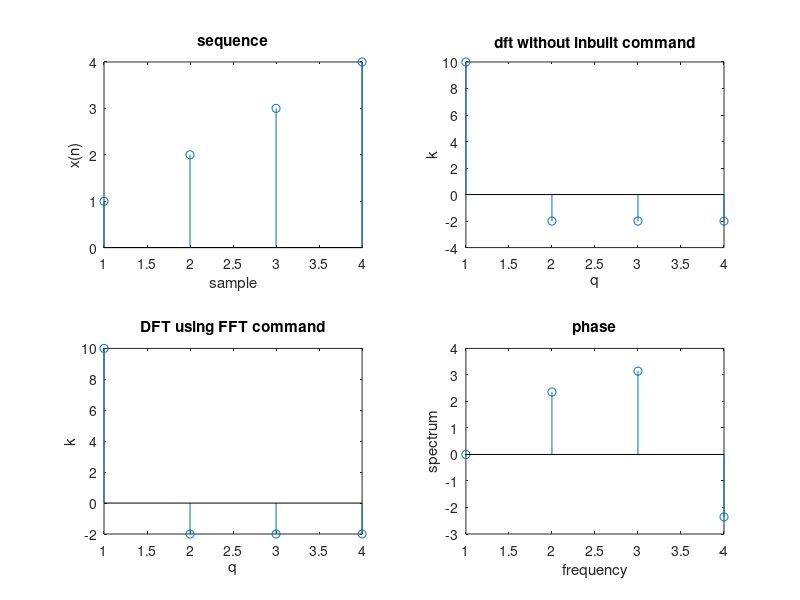

This figure's MATLAB source:
clc 
clear all
format short
x = [1 2 3 4 ];
N = length(x)
a = zeros(1, N)
for k =1:N
    for n = 1:N
        a(k) = a(k) + x(n).*exp((-1j.*2*pi*(k-1).*(n-1))/N);
    end
end
a
ans_fft = fft(x);
an = angle(ans_fft);

subplot(221)
stem(x)
% xlim([0 5])
% ylim([0 5])
xlabel('sample')
ylabel('x(n)')
title('sequence')

subplot(222)
stem(a)
% xlim([0 5])
% ylim([-2.5 12])
xlabel('q')
ylabel('k')
title('dft without inbuilt command')

% ang = angle(a);
% subplot(223)
% stem(ang)
% xlim([0 5])
% xlabel('frequency')
% ylabel('spectrum')
% title('phase')

subplot(223);
stem(ans_fft)
% xlim([0 5])
% ylim([-2.5 12])
xlabel('q')
ylabel('k')
title('DFT using FFT command')

subplot(224);
stem(an);
% xlim([0 5])
xlabel('frequency')
ylabel('spectrum')
title('phase')